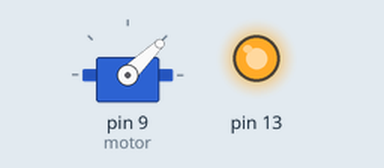
Recording of a sketch running on a simulated Arduino Uno, built with avr-gcc and run on an emulated ATmega328P. On the bench: servo, output pins drawn as LEDs (lit = HIGH).

Above: at 0.1 s.
At 15.1 s:
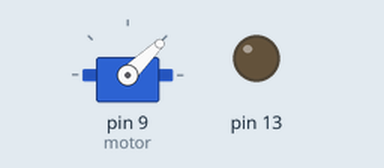
Timing chart, 0 to 16.6 s (numbered marks = the images above):
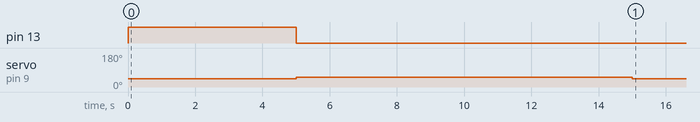

The sketch:

esc_power_arduino_test.ino
```cpp
#include <Servo.h>
Servo motor ;
void setup() {
  // put your setup code here, to run once:
  pinMode(13,OUTPUT);
  motor.attach(9);
  motor.writeMicroseconds(1000);
  digitalWrite(13,HIGH);
  delay(5000);
  digitalWrite(13,LOW);
  motor.writeMicroseconds(1070);

  delay(10000);
  motor.writeMicroseconds(1000);

}

void loop() {
  // put your main code here, to run repeatedly:

}
```

Measured:
- by itself, servo on pin 9 (motor): 44° → 51° at 5.0 s, → 44° 10.0 s later
